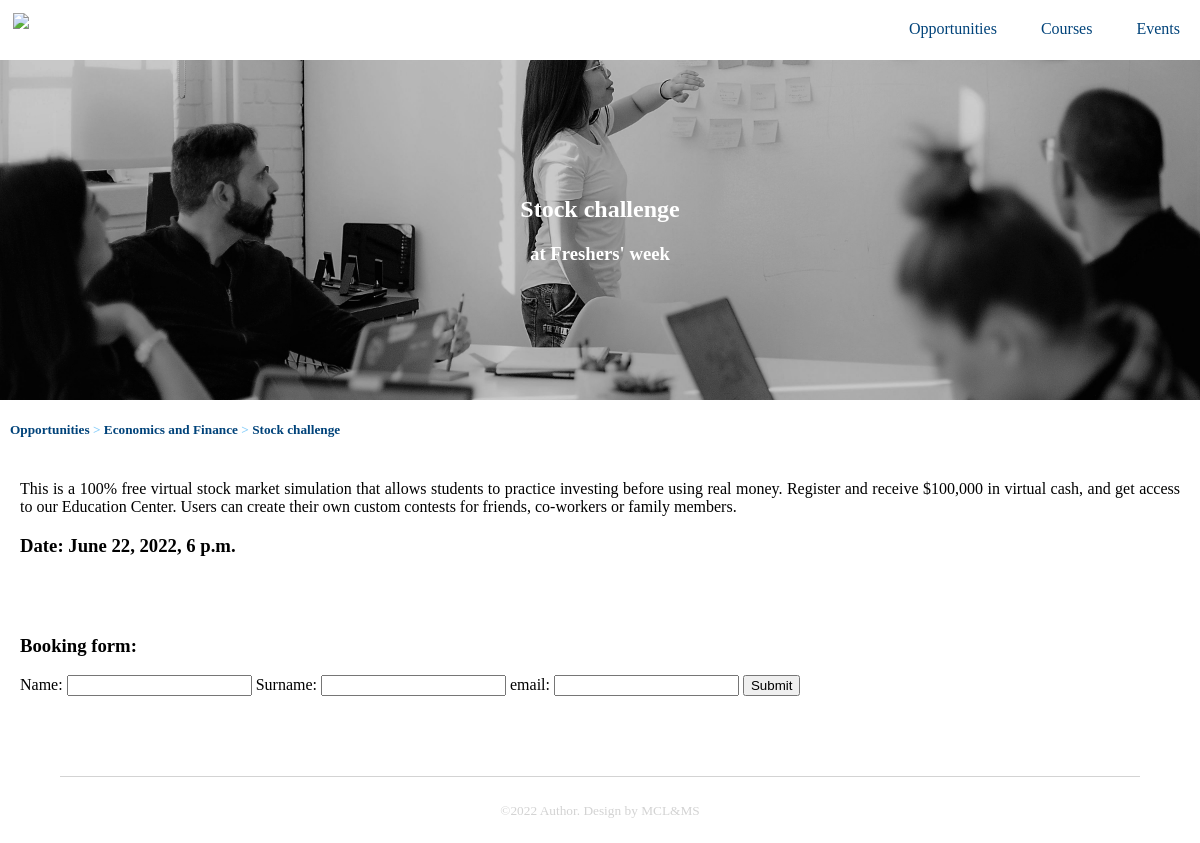
The app's page /app/events/1 with its own data.
### app/models.py (models this page shows, shortened)
class Event(models.Model):
    name = models.CharField(max_length=100)
    description = models.TextField(blank=True, default='')
    department  = models.ForeignKey(Department, on_delete=models.CASCADE, default=None, null=True)
    image = models.ImageField(default= 'logo_luiss.png')
    datetime = models.DateTimeField(default=None, null=True)

class Department(models.Model):
    name = models.CharField(max_length=100)
    description = models.TextField(blank=True, default='')
    image = models.ImageField(default= 'logo_luiss.png')

### app/views.py (the view)
# urls.py: path('events/<int:pk>', views.event),
def event(request, pk):
    event = Event.objects.get(pk=pk)
    department = event.department
    context = {
        'event': event,
        'department': department,
    }
    return render(request, 'app/event.html', context)

### app/templates/app/event.html (shortened to what this page needs)
<!DOCTYPE html>
<html lang="en">
<head>
    <link rel="stylesheet" href="/static/app/style.css">
</head>
<body>
    <header class="header">
        <img src='../../static/img/logo_luiss.png' class="header_logo">
        <ul class="header_menu">
            <li class="header_menu_item"><a href='/app/'>Opportunities</a></li>
            <li class="header_menu_item"><a href="/app/courses/">Courses</a></li>
            <li class="header_menu_item"><a href="/app/events/">Events</a></li>
        </ul>
    </header>
    <section class="banner">
        <div class="banner_title">
            <div class="banner_title_copy">
                <h1>{{ event.name }}</h1>
                <h3>at Freshers' week</h3>
            </div>
        </div>
    </section>
    <section>
        <div class="path">
            <h5 class="path_item"><a href='/app/'>Opportunities</a> > <a href='/app/{{ department.pk }}'>{{ department.name }}</a> > <a href="/app/events/{{ event.pk }}">{{ event.name }}</a></h5>
        </div>
    </section>
    <section>
        <div class="text_block">
            <p class="text">
                {{event.description}}
            <p>
            <h3>Date: {{ event.datetime }}</h3>
        </div>
    </section>
    <section class="text_block">
        <h3>Booking form:</h3>
        <form name="bookings" method="get" onsubmit="return validateForm()">
            Name: <input type="text" name="fname">
            Surname: <input type="text" name="fsurname">
            email: <input type="text" name="femail">
            <input type="submit" value="Submit">
        </form>
    </section>
    <footer class="footer">
        <small>©2022 Author. Design by MCL&MS</small>
    </footer>
</body>
</html>

### app/static/app/style.css (style rules this page uses)
html,body { font-family: Verdana; height: 100%; margin: 0%; }
.header { background-color:white; height: 7.5%; }
.header_logo { float: left; padding: 12.5px; width: 130px; }
.header_menu { float: right; margin: 0; }
.header_menu_item { display: inline-block; }
.header_menu_item a { color:#00437a; display: block; padding: 20px; text-decoration: none; }
.banner { height: 42.5%; background-image: url("../img/Title.jpg"); background-size: cover; background-position: center; }
.banner_title { display: table; height: 100%; width: 100%; }
.banner_title_copy { display: table-cell; vertical-align: middle; text-align: center;color: white; text-decoration: none; }
.path { text-align: left; text-decoration: none; display: inline; margin: 10px; color: lightskyblue; }
.path_item { display: inline-block; }
.path_item a { color: #00437a; text-decoration: none; }
.text_block { padding:20px; text-align: justify; }
.text { text-decoration: none; display: inline; }
.footer { color: lightgray; display: block; border-top: lightgray 1px solid; text-align: center; padding: 2%; margin: 5% 5%; }

### records on screen
Event: name "Stock challenge", description "This is a 100% free virtual stock market simulation that allows students to practice investing before using real money. Register and receive $100,000 in virtual cash, and get access to our Education Center. Users can create their own custom contests for friends, co-workers or family members.", datetime "June 22, 2022, 6 p.m."
Department: name "Economics and Finance"
